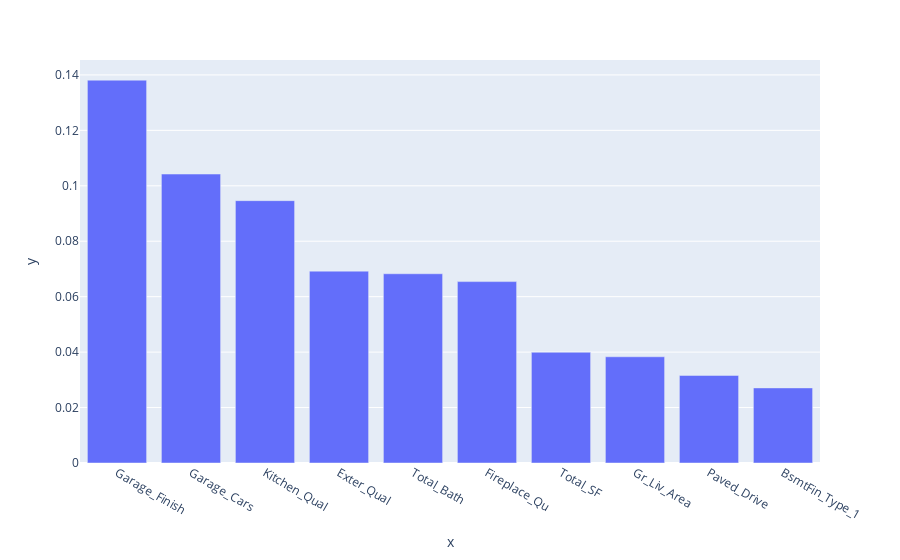

The code cell stored with this chart in its notebook:
### Code cell
plot_importance(xgb_model)

### Figure 1 — Plotly figure (JSON) as saved in the notebook; plotly's stock layout.template omitted (floating-point values rounded to 4 significant figures)
{"data": [{"alignmentgroup": "True", "hovertemplate": "x=%{x}<br>y=%{y}<extra></extra>", "legendgroup": "", "marker": {"color": "#636efa", "pattern": {"shape": ""}}, "name": "", "offsetgroup": "", "orientation": "v", "showlegend": false, "textposition": "auto", "type": "bar", "x": ["Garage_Finish", "Garage_Cars", "Kitchen_Qual", "Exter_Qual", "Total_Bath", "Fireplace_Qu", "Total_SF", "Gr_Liv_Area", "Paved_Drive", "BsmtFin_Type_1"], "xaxis": "x", "y": [0.1381, 0.1042, 0.09464, 0.06922, 0.06826, 0.06544, 0.03995, 0.03832, 0.03159, 0.02709], "yaxis": "y"}], "layout": {"barmode": "relative", "legend": {"tracegroupgap": 0}, "margin": {"t": 60}, "xaxis": {"anchor": "y", "domain": [0, 1], "title": {"text": "x"}}, "yaxis": {"anchor": "x", "domain": [0, 1], "title": {"text": "y"}}}}
